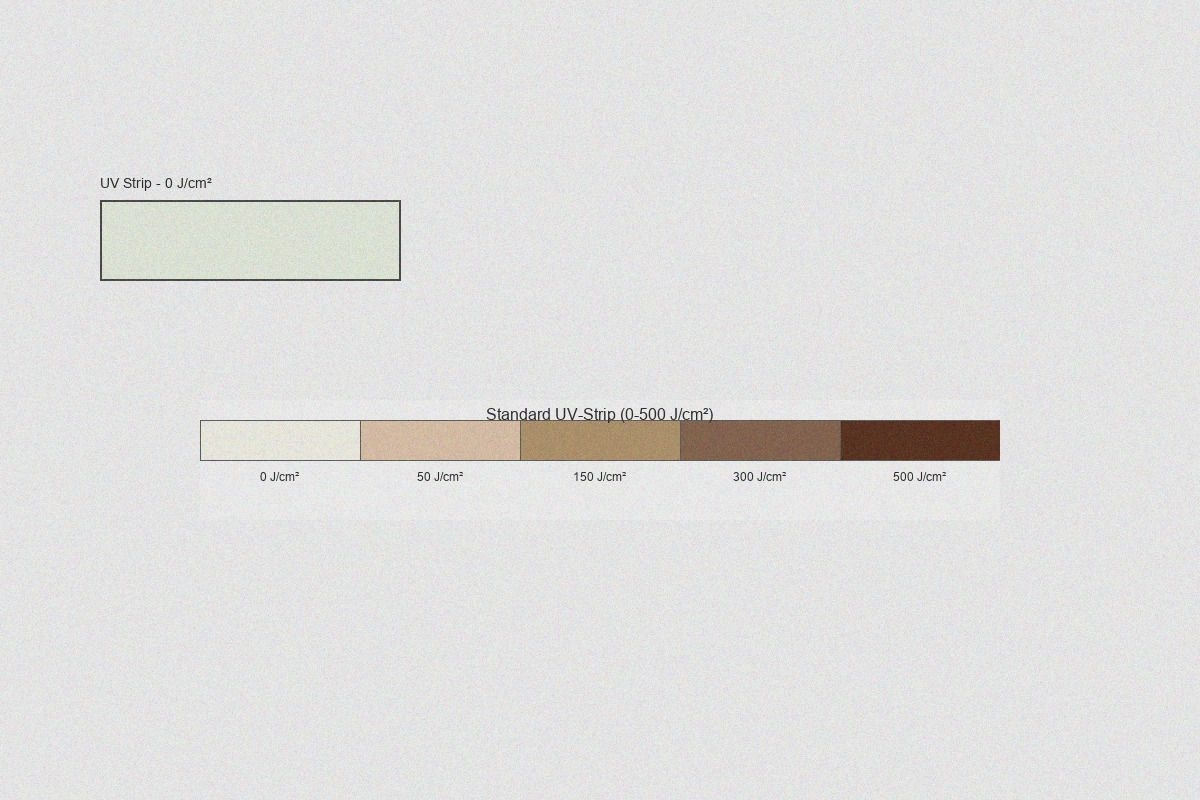
#> input picture scripts/test_images/mode1_combined/combined_standard_000.0J_01.jpg, 1200 x 800 px
$ python -i generate_test_images.py   (imports and definitions only)
#> lines starting #> are read from the running program, lines starting #| are printed output that depends on the picture
#> further down, picture is the input picture: PIL image 1200x800 RGB; mean R, G, B 224.4, 223.8, 222.8
#!/usr/bin/env python3
"""
Enhanced UV Strip Test Image Generator
Erstellt realistische Testbilder für beide Modi der UV Strip Analyzer App
"""

import os
import numpy as np
from PIL import Image, ImageDraw, ImageFont, ImageFilter, ImageEnhance
import random
import json
from datetime import datetime
import cv2

class EnhancedUVStripGenerator:
    """Erweiterte UV-Strip Test-Bild Generierung"""

    def __init__(self, output_dir="test_images"):
        self.output_dir = output_dir
        os.makedirs(output_dir, exist_ok=True)
        os.makedirs(os.path.join(output_dir, "mode1_combined"), exist_ok=True)
        os.makedirs(os.path.join(output_dir, "mode2_strip_only"), exist_ok=True)
        os.makedirs(os.path.join(output_dir, "reference_scales"), exist_ok=True)

        # Erweiterte UV-Strip Kalibrierung basierend auf eurem Code
        self.strip_types = {
            "standard": {
                "name": "Standard UV-Strip",
                "range": "0-500 J/cm²",
                "baseline_rgb": [245, 240, 235],
                "dose_points": [
                    {"dose": 0, "rgb": [245, 240, 235], "label": "Unbelichtet"},
                    {"dose": 50, "rgb": [220, 200, 180], "label": "Niedrig"},
                    {"dose": 150, "rgb": [180, 150, 120], "label": "Mittel"},
                    {"dose": 300, "rgb": [140, 100, 80], "label": "Hoch"},
                    {"dose": 500, "rgb": [100, 60, 40], "label": "Extrem"}
                ]
            },
            "uvc": {
                "name": "UVC-Strip",
                "range": "0-100 J/cm²",
                "baseline_rgb": [240, 235, 245],
                "dose_points": [
                    {"dose": 0, "rgb": [240, 235, 245], "label": "Unbelichtet"},
                    {"dose": 20, "rgb": [210, 190, 220], "label": "Niedrig"},
                    {"dose": 50, "rgb": [170, 140, 190], "label": "Mittel"},
                    {"dose": 80, "rgb": [130, 90, 160], "label": "Hoch"},
                    {"dose": 100, "rgb": [100, 50, 130], "label": "Extrem"}
                ]
            },
            "uva": {
                "name": "UVA-Strip",
                "range": "0-1000 J/cm²",
                "baseline_rgb": [250, 245, 200],
                "dose_points": [
                    {"dose": 0, "rgb": [250, 245, 200], "label": "Unbelichtet"},
                    {"dose": 200, "rgb": [230, 210, 150], "label": "Niedrig"},
                    {"dose": 500, "rgb": [200, 160, 100], "label": "Mittel"},
                    {"dose": 750, "rgb": [170, 120, 70], "label": "Hoch"},
                    {"dose": 1000, "rgb": [140, 80, 40], "label": "Extrem"}
                ]
            }
        }

    # [4 lines left out: function interpolate_color, not called in this run]

    def add_realistic_effects(self, image, noise_level=8, lighting_variation=0.15):
        """Fügt realistische Effekte hinzu"""
#> called with noise_level = 8, lighting_variation = 0.15
        # Rauschen
        img_array = np.array(image)
        noise = np.random.normal(0, noise_level, img_array.shape)
        noisy_image = img_array + noise
        noisy_image = np.clip(noisy_image, 0, 255).astype(np.uint8)
        image = Image.fromarray(noisy_image)

        # Beleuchtungsvariation
        enhancer = ImageEnhance.Brightness(image)
        brightness_factor = 1.0 + random.uniform(-lighting_variation, lighting_variation)
        image = enhancer.enhance(brightness_factor)
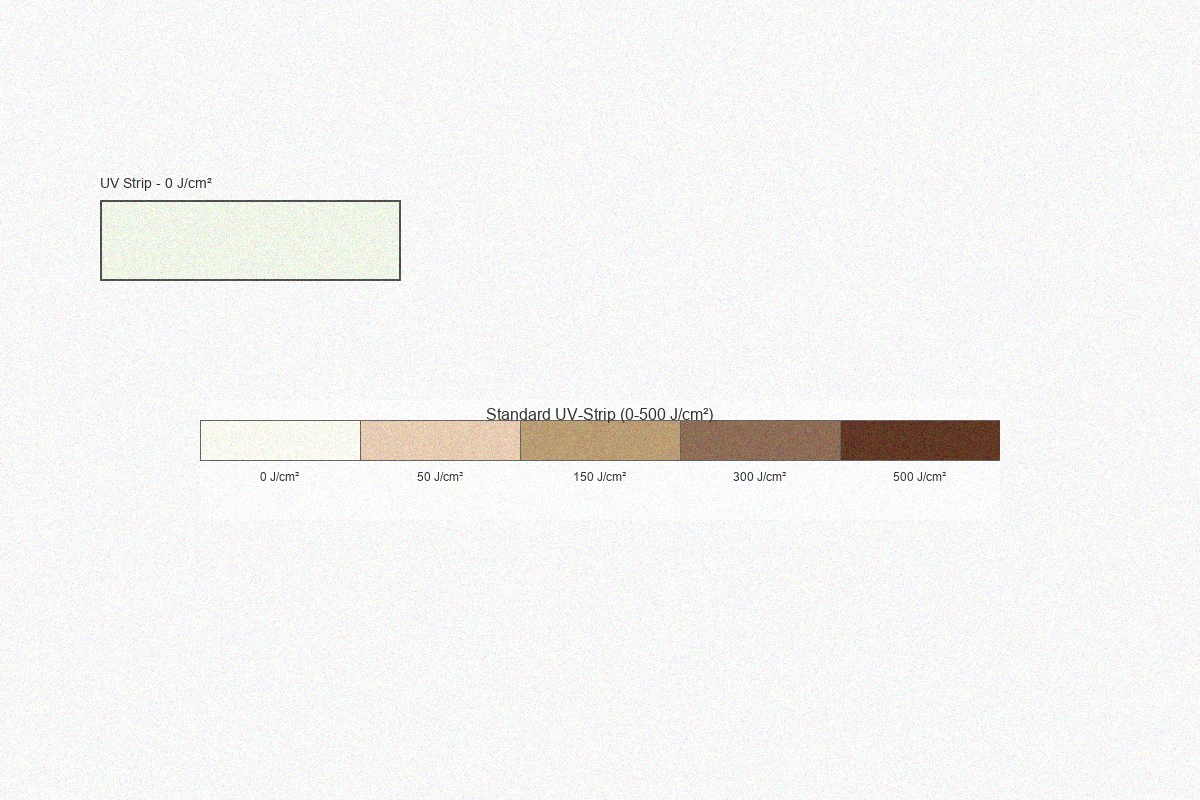
#> image: PIL image 1200x800 RGB; mean R, G, B 244.5, 243.9, 242.7

        # Leichte Unschärfe
        if random.random() < 0.3:  # 30% Chance auf leichte Unschärfe
            image = image.filter(ImageFilter.GaussianBlur(radius=0.5))

        return image

    # [417 lines left out: functions create_reference_scale, create_combined_image, create_strip_only_image, generate_test_dataset, create_test_plan, _generate_test_data_table, not called in this run]

# [12 lines not run here, left out]

>>> from PIL import Image
>>> picture = Image.open('test_images/mode1_combined/combined_standard_000.0J_01.jpg')
>>> result = EnhancedUVStripGenerator().add_realistic_effects(picture)
